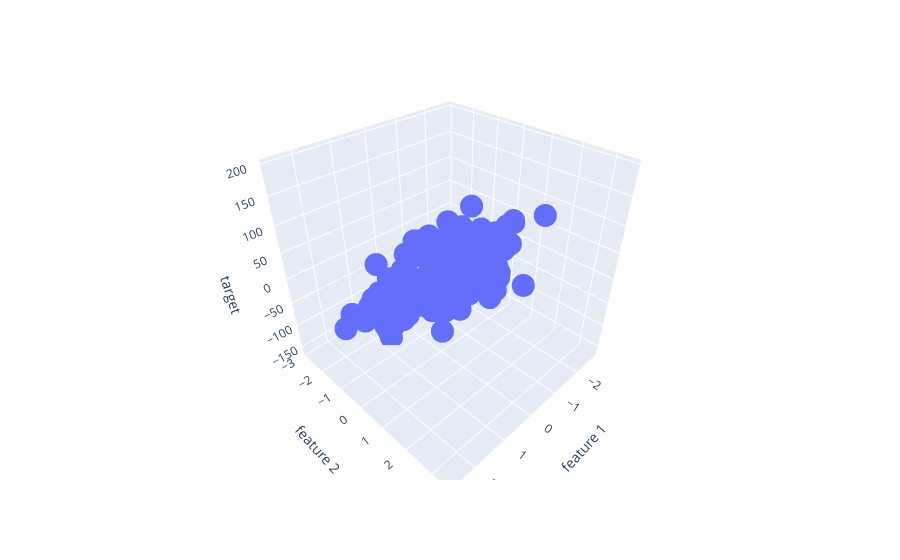

Source (notebook cell):
### Code cell
px.scatter_3d(data,x=data['feature 1'],y=data['feature 2'],z=data['target'])

### Figure 1 — Plotly figure (JSON) as saved in the notebook; plotly's stock layout.template omitted (floating-point values rounded to 4 significant figures; data arrays with more than 128 entries replaced by an {"elided": "..."} marker saying what was removed)
{"data": [{"hovertemplate": "feature 1=%{x}<br>feature 2=%{y}<br>target=%{z}<extra></extra>", "legendgroup": "", "marker": {"color": "#636efa", "symbol": "circle"}, "mode": "markers", "name": "", "scene": "scene", "showlegend": false, "type": "scatter3d", "x": {"elided": "200 float values"}, "y": {"elided": "200 float values"}, "z": {"elided": "200 float values"}}], "layout": {"legend": {"tracegroupgap": 0}, "margin": {"t": 60}, "scene": {"domain": {"x": [0, 1], "y": [0, 1]}, "xaxis": {"title": {"text": "feature 1"}}, "yaxis": {"title": {"text": "feature 2"}}, "zaxis": {"title": {"text": "target"}}}}}
